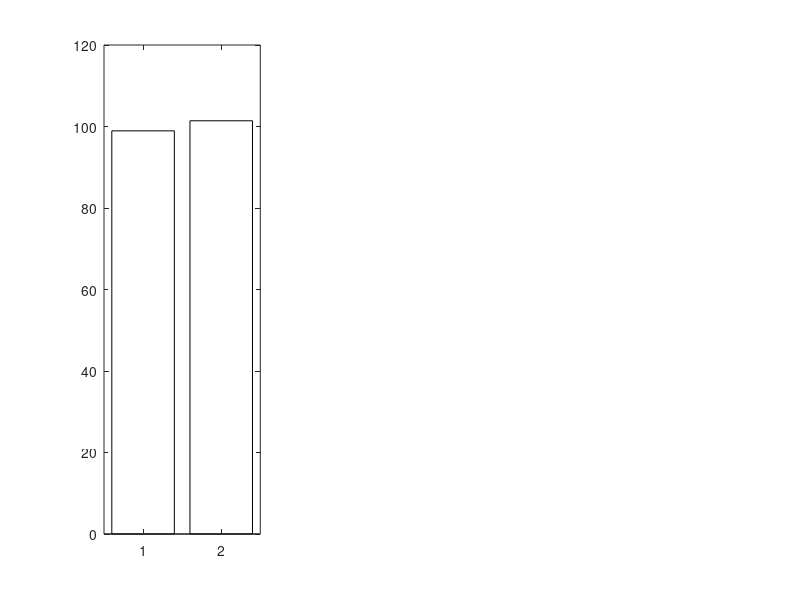

This chart was generated by the following MATLAB code: (Note: this script raises an error after producing the figure.)
%% Why bar graphs shouldn't be used for paired data

%% Initialize
clear; clc; close all

%% Set dirs
docDir = '/Users/rosswilkinson/Google Drive/projects/sprint-variance/docs';

%% Create two groups (n=16) with small difference in mean and large standard
% deviation
nSamples = 16;

mu1 = 100;
sigma1 = 15;
y1 = mu1 + sigma1.*randn(nSamples,1);
stats1 = [mean(y1) std(y1)];

mu2 = 105;
sigma2 = 15;
y2 = mu2 + sigma2.*randn(nSamples,1);
stats2 = [mean(y2) std(y2)];

y1_sorted = sort(y1);
y2_sorted = sort(y2);

%% Run stats
mean_diff1 = mean(y1_sorted - y2_sorted);
std_diff1 = std(y1_sorted - y2_sorted);
ES1 = mean_diff1 / std_diff1;
[~,p1] = ttest(y1_sorted,y2_sorted);

mean_diff2 = mean(y1 - y2);
std_diff2 = std(y1 - y2);
ES2 = mean_diff2 / std_diff2;
[~,p2] = ttest(y1,y2);

%% Create figure
fig1 = figure('color','w','position',[50 50 600 300]);

%% Plot as bar graph
data = [stats1(1) stats2(1)]; 

ax1 = subplot(131);
x = [1 2];
bar(x,data,'w')
hold on
errHigh = [stats1(2) stats2(2)];
er = errorbar(x,data,[],errHigh); 
er.LineStyle = 'none';
er.Color = [0 0 0];

xlim([0 3])
ylim([0 140])
box off

%% Sort differences and plot individual results
data2 = [y1_sorted y2_sorted];

ax2 = subplot(132);
plot(data2(:,1:2)')
hold on
set(ax2,'ColorOrderIndex',1)
for i = 1:height(data2)
    scatter(x,data2(i,1:2),20,'filled','o')
end

plot(mean(data2(:,1:2),'omitnan'),'k-','LineWidth',2)
scatter(x,mean(data2(:,1:2),'omitnan'),40,'k','filled','o')

xlim([0 3])
ylim([0 140])
box off
ax2.XTick = 1:2;
title({'Could be this',['\rmEffect Size = ' num2str(abs(round(ES1,1)))], ['\rmp = ' num2str(round(p1,3))]})

%% Randomize differences and plot individual results
data3 = [y1 y2];

ax3 = subplot(133);
plot(data3(:,1:2)')
hold on
set(ax3,'ColorOrderIndex',1)
for i = 1:height(data3)
    scatter(x,data3(i,1:2),20,'filled','o')
end

plot(mean(data3(:,1:2),'omitnan'),'k-','LineWidth',2)
scatter(x,mean(data3(:,1:2),'omitnan'),40,'k','filled','o')

xlim([0 3])
ylim([0 140])
box off
ax3.XTick = 1:2;
title({'Or this',['\rmEffect Size = ' num2str(abs(round(ES2,1)))], ['\rmp = ' num2str(round(p2,3))]})

%% Annotate axes


%% Save figure
cd(docDir)
export_fig(fig1,'fig_dontUseBarGraphs','-png','-cmyk','-r600')
